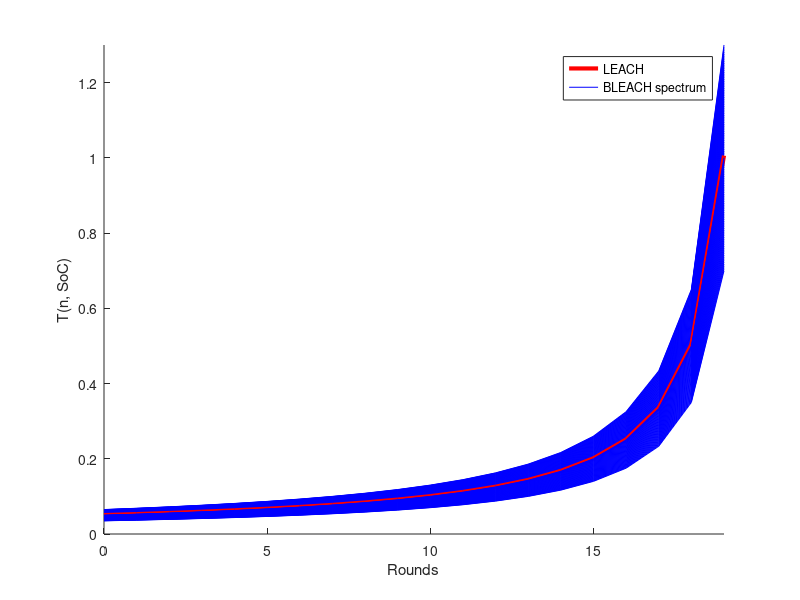

This chart was generated by the following MATLAB code:
clc, clear all, close all

t = [];

p = 0.05;               

episode = 1/p;
rnd = 0;

leach_ones = ones(1,9);
leach_zeros = zeros(1,9);
SoC = 1:-p:p;
SoC_high = 0.8.*ones(1,9);  

SoC_low = 0.2.*ones(1,9);  

% Spread decides which value T_BLEACH_zero is to end at.
% It also makes T_BLEACH_one end at 2-spread. So it ends at an even space
% around 1.
spread = 0.3;      
steplen = 2*spread/100;
for i = 1:episode
    t = [t, (p / (1 - p * mod(rnd, episode)))];
    rnd = rnd+1;
end

maxVec = t.*(1+spread);
minVec = t.*(1-spread);

rndVec = 0:length(t)-1;

vVector = []; 
for i = spread:-steplen:-spread
vVector = [vVector; t.*(1+i)];
end

hVec = zeros(1, length(spread:-steplen:-spread));

clrs = ['b','g','r','y'];

figure(1)
hold on
for i = 1:length(spread:-steplen:-spread)
    if(i==50)
        hVec(i) = plot(rndVec, vVector(i, :),'LineWidth',3.0,'color', 'r');
    else
        hVec(i) = plot(rndVec, vVector(i, :), 'color', 'b');
        %hVec(i) = plot(rndVec, vVector(i, :), 'color', clrs(mod(i,length(clrs))+1));
    end
end
legend([hVec(50) hVec(1)], 'LEACH', 'BLEACH spectrum')
xlabel('Rounds')
ylabel('T(n, SoC)')
ylim([0 1+spread])
xlim([0 (episode-1)])
residMax = maxVec-t;
leastQuadMax = residMax*residMax'

residMin = t-minVec;
leastQuadMin = residMin*residMin'

rndVec = 0:length(t)-1;